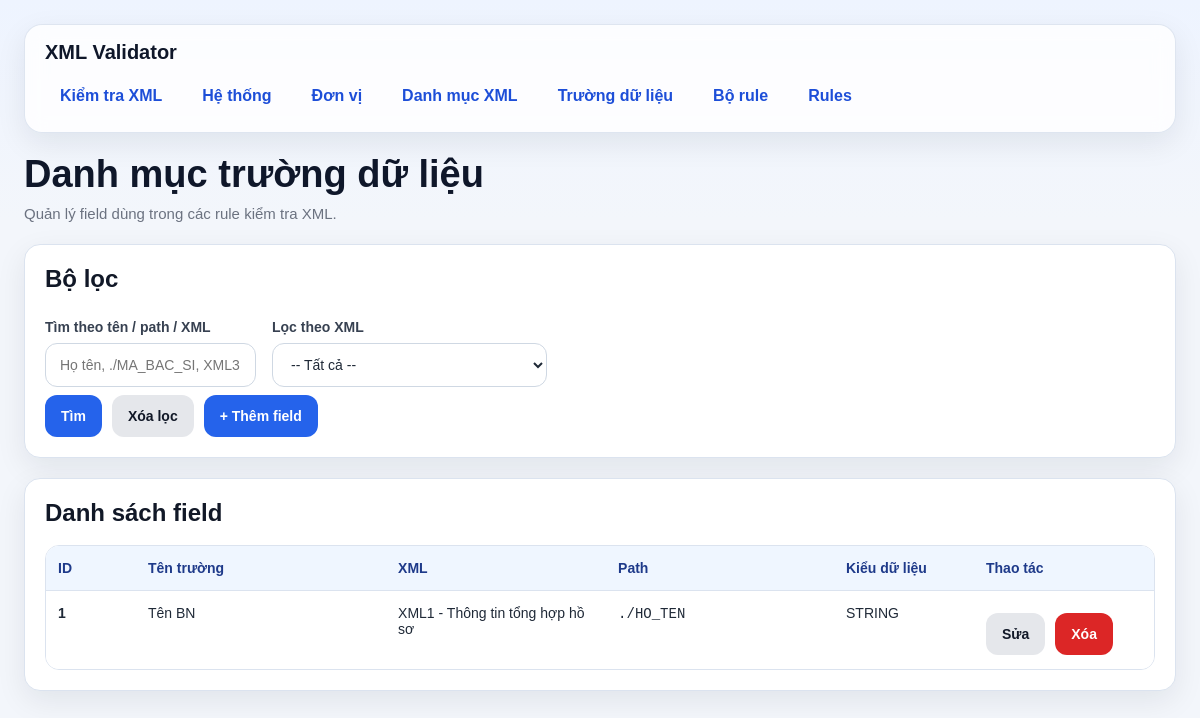
The page /fields/ on the database as committed earlier.
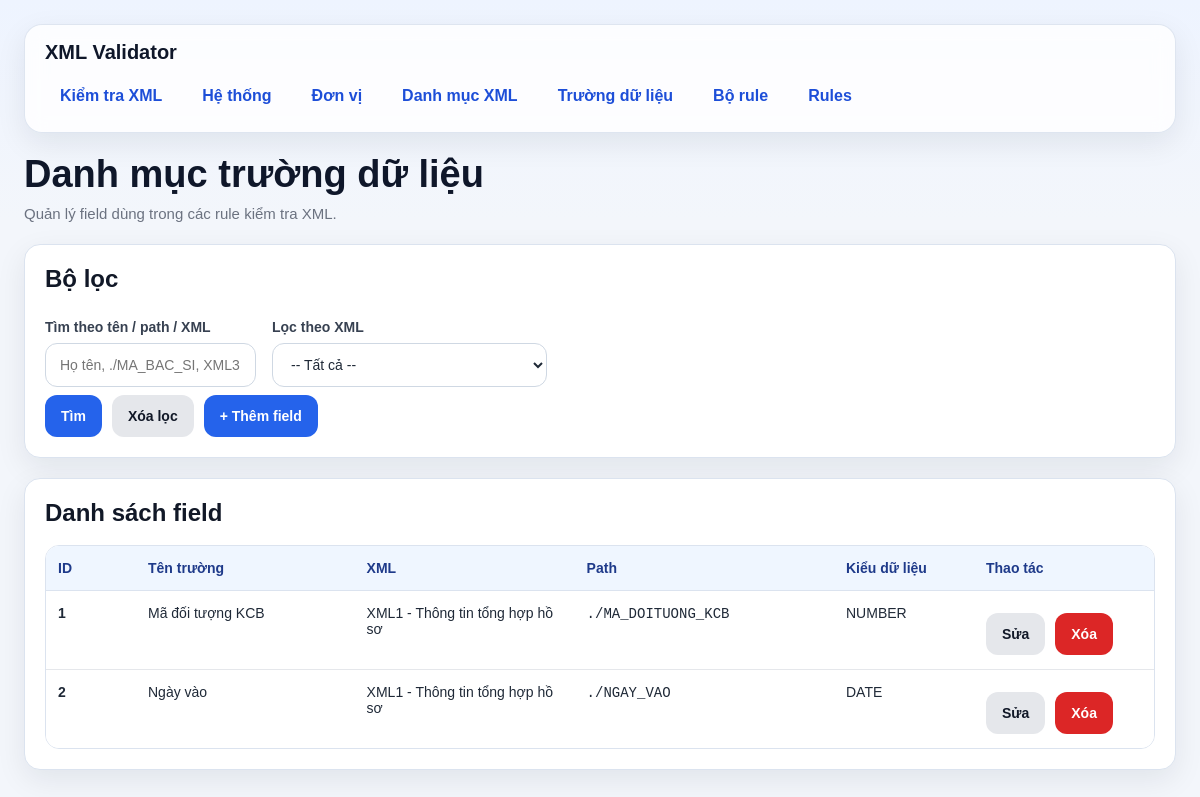
The same page on the database as committed later.
### models/field_model.py (models this page shows, shortened)
class DanhMucTruongDuLieu(db.Model):
    __tablename__ = "danh_muc_truong_du_lieu"
    id = db.Column(db.Integer, primary_key=True)
    ten_truong = db.Column(db.String(255), nullable=False)
    xml_id = db.Column(db.Integer, db.ForeignKey("danh_muc_xml.id"), nullable=False)
    xml_path = db.Column(db.String(500), nullable=False)  # path bên trong từng phần tử của list
    data_type = db.Column(db.String(50), nullable=False, default="STRING")
    xml = db.relationship("DanhMucXml", backref="fields")

### models/xml_model.py (models this page shows, shortened)
class DanhMucXml(db.Model):
    __tablename__ = "danh_muc_xml"
    id = db.Column(db.Integer, primary_key=True)
    ma_xml = db.Column(db.String(50), nullable=False, unique=True)   # XML1, XML2, XML3
    ten_xml = db.Column(db.String(255), nullable=False)
    list_path = db.Column(db.String(500), nullable=False)            # path tính từ NOIDUNGFILE

### routes/field_routes.py (the view, shortened to what this page needs)
@field_bp.route("/", methods=["GET"])
def list_fields():
    keyword = (request.args.get("keyword") or "").strip()
    xml_id = (request.args.get("xml_id") or "").strip()
    query = DanhMucTruongDuLieu.query.join(DanhMucXml)
    if xml_id:
        query = query.filter(DanhMucTruongDuLieu.xml_id == int(xml_id))
    fields = query.order_by(DanhMucTruongDuLieu.id.asc()).all()
    xmls = DanhMucXml.query.order_by(DanhMucXml.id.asc()).all()
    return render_template(
        "fields.html",
        fields=fields,
        xmls=xmls,
        keyword=keyword,
        xml_id=xml_id
    )

### templates/fields.html (shortened to what this page needs)
{% extends "base.html" %}
{% block content %}
<div class="page-header">
    <h1 class="page-title">Danh mục trường dữ liệu</h1>
    <div class="page-subtitle">Quản lý field dùng trong các rule kiểm tra XML.</div>
</div>
<div class="card">
    <h2 class="card-title">Bộ lọc</h2>
    <form method="GET">
        <div class="grid">
            <div class="col-6">
                <label>Tìm theo tên / path / XML</label>
                <input type="text" name="keyword" value="{{ keyword }}" placeholder="Họ tên, ./MA_BAC_SI, XML3...">
            </div>
            <div class="col-6">
                <label>Lọc theo XML</label>
                <select name="xml_id">
                    <option value="">-- Tất cả --</option>
                </select>
            </div>
        </div>
        <div class="actions">
            <button type="submit" class="btn btn-primary">Tìm</button>
            <a href="/fields" class="btn btn-secondary">Xóa lọc</a>
            <a href="/fields/create" class="btn btn-primary">+ Thêm field</a>
        </div>
    </form>
</div>
<div class="card">
    <h2 class="card-title">Danh sách field</h2>
    {% if fields %}
        <div class="table-wrap">
            <table>
                <thead>
                    <tr>
                        <th style="width: 90px;">ID</th>
                        <th>Tên trường</th>
                        <th style="width: 220px;">XML</th>
                        <th>Path</th>
                        <th style="width: 140px;">Kiểu dữ liệu</th>
                        <th style="width: 180px;">Thao tác</th>
                    </tr>
                </thead>
                <tbody>
                    {% for f in fields %}
                    <tr>
                        <td><strong>{{ f.id }}</strong></td>
                        <td>{{ f.ten_truong }}</td>
                        <td>{{ f.xml.ma_xml }} - {{ f.xml.ten_xml }}</td>
                        <td><code>{{ f.xml_path }}</code></td>
                        <td>{{ f.data_type }}</td>
                        <td>
                            <div class="actions">
                                <a class="btn btn-secondary" href="/fields/{{ f.id }}/edit">Sửa</a>
                                <form class="inline" method="POST" action="/fields/{{ f.id }}/delete" onsubmit="return confirm('Xóa field này?');">
                                    <button class="btn btn-danger" type="submit">Xóa</button>
                                </form>
                            </div>
                        </td>
                    </tr>
                    {% endfor %}
                </tbody>
            </table>
        </div>
    {% else %}
        <div class="empty-state">Chưa có dữ liệu field.</div>
    {% endif %}
</div>
{% endblock %}

### templates/base.html (shortened to what this page needs)
<!DOCTYPE html>
<html lang="vi">
<head>
</head>
<body>
    <div class="page-shell">
        <div class="topbar">
            <div class="topbar-title">XML Validator</div>
            <nav>
                <a href="/">Kiểm tra XML</a>
                <a href="/systems">Hệ thống</a>
                <a href="/units">Đơn vị</a>
                <a href="/xmls">Danh mục XML</a>
                <a href="/fields">Trường dữ liệu</a>
                <a href="/rule-sets">Bộ rule</a>
                <a href="/rules">Rules</a>
            </nav>
        </div>
        <div class="container">
            {% block content %}{% endblock %}
        </div>
    </div>
</body>
</html>

### templates/base.html (style rules this page uses)
* { box-sizing: border-box; }
:root { --bg: #f3f6fb; --card: #ffffff; --card-soft: #f8fafc; --border: #dbe3ef; --text: #1f2937; --muted: #6b7280; --primary: #2563eb; --primary-hover: #1d4ed8; --danger: #dc2626; --danger-hover: #b91c1c; --success-bg: #dcfce7; --success-text: #166534; --warning-bg: #fef3c7; --warning-text: #92400e; --error-bg: #fee2e2; --error-text: #991b1b; --shadow: 0 10px 30px rgba(15, 23, 42, 0.08); --radius: 16px; }
body { margin: 0; font-family: Arial, Helvetica, sans-serif; background: linear-gradient(180deg, #eef4ff 0%, var(--bg) 220px); color: var(--text); }
.page-shell { max-width: 1280px; margin: 0 auto; padding: 24px; }
.topbar { background: rgba(255, 255, 255, 0.82); border: 1px solid rgba(219, 227, 239, 0.9); backdrop-filter: blur(10px); border-radius: 18px; box-shadow: var(--shadow); padding: 16px 20px; margin-bottom: 20px; }
.topbar-title { margin: 0 0 12px 0; font-size: 20px; font-weight: 700; color: #0f172a; }
nav { display: flex; flex-wrap: wrap; gap: 10px; }
nav a { text-decoration: none; color: #1d4ed8; font-weight: 600; padding: 10px 14px; border-radius: 10px; transition: 0.2s ease; border: 1px solid transparent; background: transparent; }
.container { background: transparent; }
.page-header { margin-bottom: 22px; }
.page-title { margin: 0; font-size: 38px; line-height: 1.15; color: #0f172a; }
.page-subtitle { margin-top: 8px; color: var(--muted); font-size: 15px; }
.card { background: var(--card); border: 1px solid var(--border); border-radius: var(--radius); box-shadow: var(--shadow); padding: 20px; margin-bottom: 20px; }
.card-title { margin: 0 0 18px 0; font-size: 24px; font-weight: 700; color: #111827; }
.grid { display: flex; grid-template-columns: repeat(12, 1fr); gap: 16px; }
.col-6 { grid-column: span 6; }
label { display: block; font-size: 14px; font-weight: 700; margin-bottom: 8px; margin-top: 8px; color: #374151; }
input[type="text"], input[type="date"], input[type="file"], input[type="password"], select, textarea { width: 100%; min-height: 44px; border: 1px solid #cfd8e3; border-radius: 12px; padding: 10px 14px; font-size: 14px; background: #fff; color: var(--text); outline: none; transition: border-color 0.2s, box-shadow 0.2s; }
.actions { display: flex; flex-wrap: wrap; gap: 10px; margin-top: 8px; }
.btn, button { border: none; min-height: 42px; padding: 10px 16px; border-radius: 12px; cursor: pointer; font-weight: 700; font-size: 14px; text-decoration: none; display: inline-flex; align-items: center; justify-content: center; transition: 0.2s ease; }
.btn-primary { background: var(--primary); color: white; }
.btn-secondary { background: #e5e7eb; color: #111827; }
.btn-danger { background: var(--danger); color: white; }
.table-wrap { overflow-x: auto; border: 1px solid var(--border); border-radius: 14px; }
table { width: 100%; border-collapse: collapse; background: white; }
th { background: #eff6ff; color: #1e3a8a; font-size: 14px; font-weight: 700; text-align: left; padding: 14px 12px; border-bottom: 1px solid var(--border); }
td { padding: 14px 12px; border-bottom: 1px solid #e5e7eb; vertical-align: top; font-size: 14px; }
tbody tr:last-child td { border-bottom: none; }

Rows that differ between the two databases and show on the page:
changed DanhMucTruongDuLieu id 1: ten_truong "Tên BN" → "Mã đối tượng KCB"; xml_path "./HO_TEN" → "./MA_DOITUONG_KCB"; data_type "STRING" → "NUMBER"
added DanhMucTruongDuLieu: id "2", ten_truong "Ngày vào", xml.ma_xml "XML1", xml.ten_xml "Thông tin tổng hợp hồ sơ", xml_path "./NGAY_VAO", data_type "DATE"
